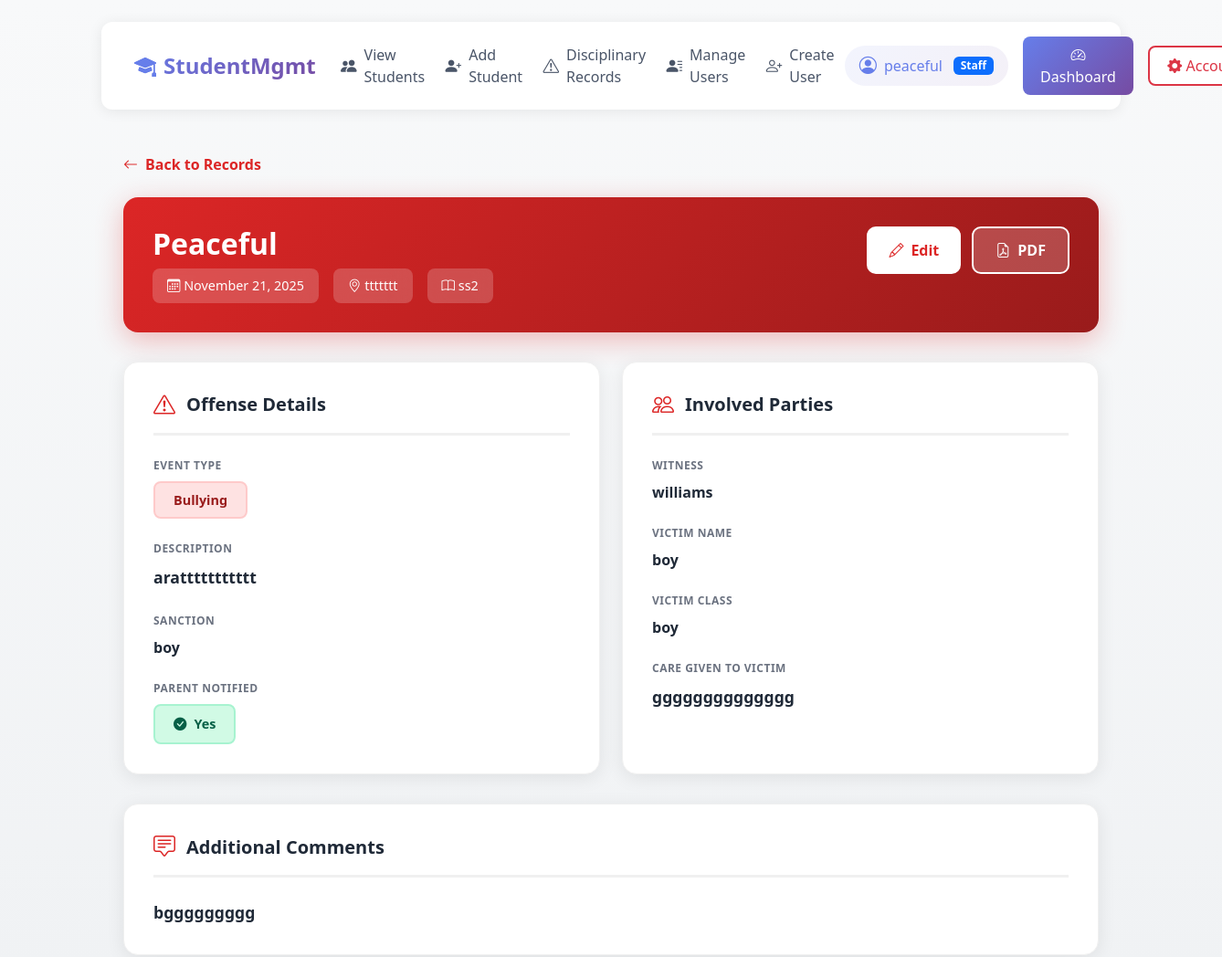
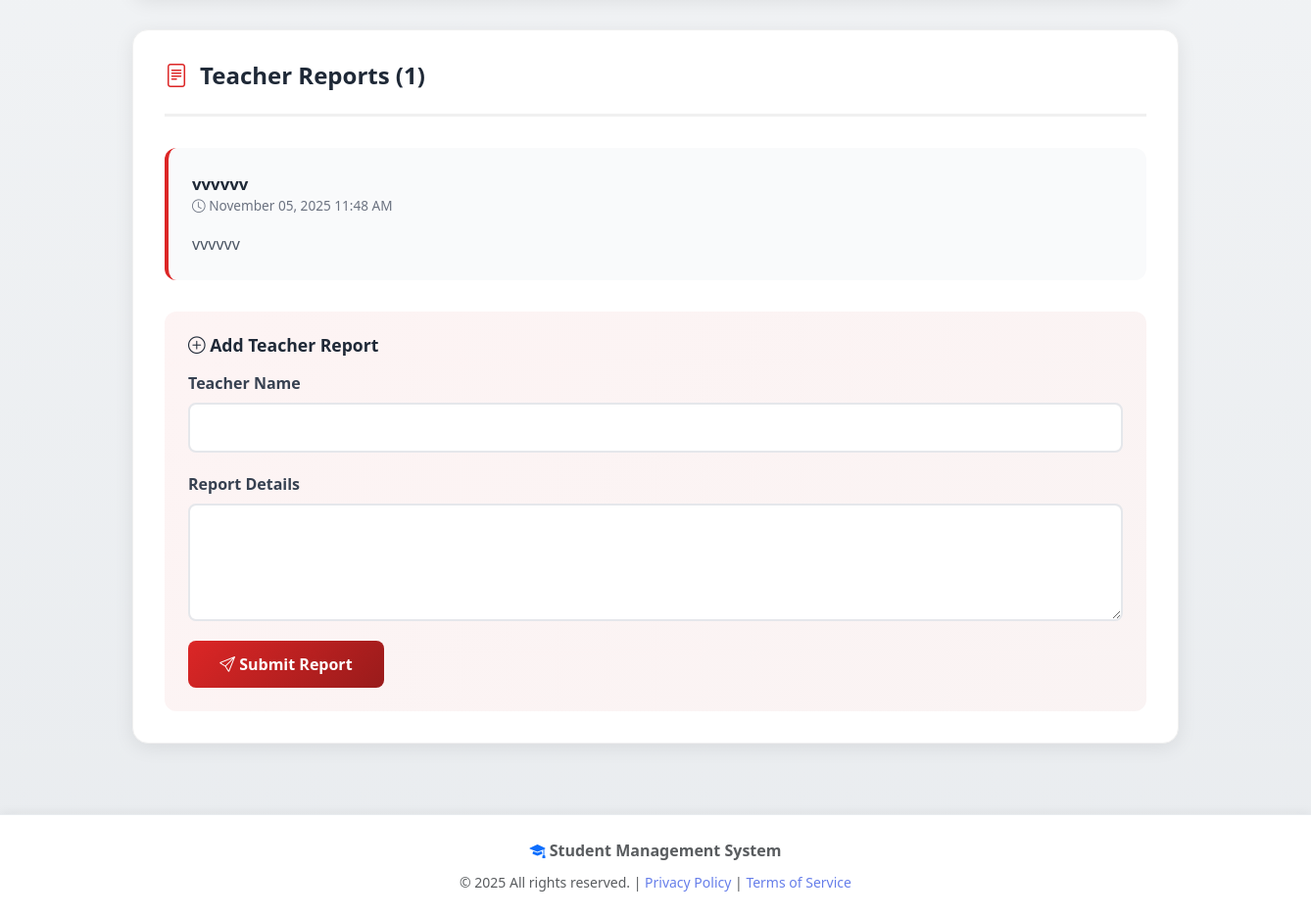
Page /committee/1/ (signed in) on the committed database (2 pictures, top to bottom).
### committee/models.py (models this page shows, shortened)
class StudentOffense(models.Model):
    EVENT_CHOICES = [
        ("Discipline", "Discipline"),
        ("Bullying", "Bullying"),
        ("Incident", "Incident"),
        ("Accident", "Accident"),
    ]
    student = models.ForeignKey(
        Student,
        on_delete=models.CASCADE,
        related_name="committee_offenses",
        null=True,
        blank=True,
    )
    student_name = models.CharField(max_length=255)
    student_class = models.CharField(max_length=50)
    offense_description = models.TextField()
    offense_date = models.DateField()
    witness_name = models.CharField(max_length=255)
    victim_name = models.CharField(max_length=255)
    victim_class = models.CharField(max_length=50, blank=True, null=True)
    care_given_to_victim = models.TextField()
    location = models.CharField(max_length=255)
    event_type = models.CharField(max_length=50, choices=EVENT_CHOICES)
    sanction = models.CharField(max_length=255)
    parent_notified = models.BooleanField(default=False)
    other_comments = models.TextField(blank=True, null=True)

class TeacherReport(models.Model):
    teacher_name = models.CharField(max_length=255)
    offense = models.ForeignKey(
        StudentOffense, on_delete=models.CASCADE, related_name="reports"
    )
    report_date = models.DateTimeField(auto_now_add=True)
    report_details = models.TextField()

### committee/views.py (the view)
# urls.py: path("<int:offense_id>/", views.offense_detail, name="offense_detail"),
@login_required
def offense_detail(request, offense_id):
    offense = get_object_or_404(StudentOffense, id=offense_id)
    reports = offense.reports.all()
    if request.method == "POST":
        report_form = TeacherReportForm(request.POST)
        if report_form.is_valid():
            report = report_form.save(commit=False)
            report.offense = offense
            report.save()
            messages.success(request, "Teacher report added successfully!")
            return redirect("committee:offense_detail", offense_id=offense.id)
    else:
        report_form = TeacherReportForm()
    context = {"offense": offense, "reports": reports, "report_form": report_form}
    return render(request, "committee/offense_detail.html", context)

### committee/forms.py
class TeacherReportForm(forms.ModelForm):
    class Meta:
        model = TeacherReport
        fields = ["teacher_name", "report_details"]
        widgets = {
            "report_details": forms.Textarea(attrs={"rows": 4}),
        }

### committee/templates/committee/offense_detail.html (shortened to what this page needs)
{% extends 'records/base.html' %}
{% load static %}
{% block content %}
<div class="detail-container">
    <a href="{% url 'committee:offense_list' %}" class="back-button">
        <i class="bi bi-arrow-left"></i> Back to Records
    </a>
    <div class="detail-header">
        <div class="header-content">
            <div class="header-info">
                <h1>{{ offense.student_name }}</h1>
                <div class="header-meta">
                    <span class="meta-item">
                        <i class="bi bi-calendar3"></i>
                        {{ offense.offense_date|date:"F d, Y" }}
                    </span>
                    <span class="meta-item">
                        <i class="bi bi-geo-alt"></i>
                        {{ offense.location }}
                    </span>
                    <span class="meta-item">
                        <i class="bi bi-book"></i>
                        {{ offense.student_class }}
                    </span>
                </div>
            </div>
            <div class="header-actions">
                <a href="{% url 'committee:offense_update' offense.id %}" class="btn-header btn-edit-header">
                    <i class="bi bi-pencil"></i> Edit
                </a>
                <a href="{% url 'committee:offense_pdf' offense.id %}" class="btn-header btn-pdf">
                    <i class="bi bi-file-earmark-pdf"></i> PDF
                </a>
            </div>
        </div>
    </div>
    <div class="details-grid">
        <div class="detail-card">
            <h3 class="card-title">
                <i class="bi bi-exclamation-triangle"></i>
                Offense Details
            </h3>
            <div class="info-row">
                <div class="info-label">Event Type</div>
                <div class="info-value">
                    <span class="event-badge event-{{ offense.event_type|lower }}">
                        {{ offense.event_type }}
                    </span>
                </div>
            </div>
            <div class="info-row">
                <div class="info-label">Description</div>
                <div class="info-value info-value-large">{{ offense.offense_description }}</div>
            </div>
            <div class="info-row">
                <div class="info-label">Sanction</div>
                <div class="info-value">{{ offense.sanction }}</div>
            </div>
            <div class="info-row">
                <div class="info-label">Parent Notified</div>
                <div class="info-value">
                    {% if offense.parent_notified %}
                    <span class="status-badge status-yes">
                        <i class="bi bi-check-circle-fill"></i> Yes
                    </span>
                    {% else %}
                    <span class="status-badge status-no">
                        <i class="bi bi-x-circle-fill"></i> No
                    </span>
                    {% endif %}
                </div>
            </div>
        </div>
        <div class="detail-card">
            <h3 class="card-title">
                <i class="bi bi-people"></i>
                Involved Parties
            </h3>
            <div class="info-row">
                <div class="info-label">Witness</div>
                <div class="info-value">{{ offense.witness_name }}</div>
            </div>
            <div class="info-row">
                <div class="info-label">Victim Name</div>
                <div class="info-value">{{ offense.victim_name }}</div>
            </div>
            {% if offense.victim_class %}
            <div class="info-row">
                <div class="info-label">Victim Class</div>
                <div class="info-value">{{ offense.victim_class }}</div>
            </div>
            {% endif %}
            <div class="info-row">
                <div class="info-label">Care Given to Victim</div>
                <div class="info-value info-value-large">{{ offense.care_given_to_victim }}</div>
            </div>
        </div>
    </div>
    {% if offense.other_comments %}
    <div class="detail-card" style="margin-bottom: 2rem;">
        <h3 class="card-title">
            <i class="bi bi-chat-square-text"></i>
            Additional Comments
        </h3>
        <div class="info-value info-value-large">{{ offense.other_comments }}</div>
    </div>
    {% endif %}
    <div class="reports-section">
        <div class="section-header">
            <h3 class="section-title">
                <i class="bi bi-file-text"></i>
                Teacher Reports ({{ reports|length }})
            </h3>
        </div>
        {% if reports %}
        {% for report in reports %}
        <div class="report-card">
            <div class="report-header">
                <div>
                    <div class="report-teacher">{{ report.teacher_name }}</div>
                    <div class="report-date">
                        <i class="bi bi-clock"></i>
                        {{ report.report_date|date:"F d, Y g:i A" }}
                    </div>
                </div>
            </div>
            <div class="report-content">{{ report.report_details }}</div>
        </div>
        {% endfor %}
        {% else %}
        <div class="empty-reports">
            <i class="bi bi-inbox"></i>
            <p>No teacher reports have been added yet.</p>
        </div>
        {% endif %}
        <div class="form-section">
            <h3><i class="bi bi-plus-circle"></i> Add Teacher Report</h3>
            <form method="post">
                <div class="form-group">
                    <label class="form-label">Teacher Name</label>
                    {{ report_form.teacher_name }}
                </div>
                <div class="form-group">
                    <label class="form-label">Report Details</label>
                    {{ report_form.report_details }}
                </div>
                <button type="submit" class="btn-submit">
                    <i class="bi bi-send"></i>
                    Submit Report
                </button>
            </form>
        </div>
    </div>
</div>
{% endblock %}

### records/templates/records/base.html (shortened to what this page needs)
<!DOCTYPE html>
<html lang="en">
{% load static %}
<head>
    <link rel="stylesheet" href="https://cdn.jsdelivr.net/npm/bootstrap@5.3.0/dist/css/bootstrap.min.css">
    <link rel="stylesheet" href="https://cdn.jsdelivr.net/npm/bootstrap-icons@1.11.0/font/bootstrap-icons.css">
</head>
<body>
    <div class="container mt-4 mb-5">
        <nav class="navbar navbar-expand-lg navbar-light navbar-custom mb-4">
            <div class="container-fluid">
                <a class="navbar-brand" href="/">
                    <i class="bi bi-mortarboard-fill"></i>
                    StudentMgmt
                </a>
                <div class="collapse navbar-collapse" id="navbarContent">
                    <ul class="navbar-nav me-auto mb-2 mb-lg-0">
                        {% if request.user.is_authenticated %}
                            <li class="nav-item">
                                <a class="nav-link" href="{% url 'records:student_list' %}">
                                    <i class="bi bi-people-fill"></i> View Students
                                </a>
                            </li>
                            <li class="nav-item">
                                <a class="nav-link" href="{% url 'records:student_create' %}">
                                    <i class="bi bi-person-plus-fill"></i> Add Student
                                </a>
                            </li>
                            <li class="nav-item">
                            <a href="{% url 'committee:offense_list' %}" class="nav-link">
                                <i class="bi bi-exclamation-triangle"></i> Disciplinary Records
                            </a>
                        </li>
                            {% if request.user.is_superuser %}
                            <li class="nav-item">
                                <a class="nav-link" href="{% url 'accounts:user_list' %}">
                                    <i class="bi bi-person-lines-fill"></i> Manage Users
                                </a>
                            </li>
                            <li class="nav-item">
                                <a class="nav-link" href="{% url 'accounts:user_create' %}">
                                    <i class="bi bi-person-plus"></i> Create User
                                </a>
                            </li>
                            {% endif %}
                        {% endif %}
                    </ul>
                    <div class="ms-auto user-info">
                        {% if request.user.is_authenticated %}
                        <div class="user-badge">
                            <i class="bi bi-person-circle"></i>
                            <span>{{ request.user.get_full_name|default:request.user.username }}</span>
                            {% if request.user.is_staff %}
                            <span class="badge bg-primary ms-1">Staff</span>
                            {% endif %}
                        </div>
                        {% if request.user.is_staff %}
                        <a class="btn btn-custom btn-dashboard" href="{% url 'records:admin_dashboard' %}">
                            <i class="bi bi-speedometer2"></i> Dashboard
                        </a>
                        {% endif %}
                        <div class="dropdown">
                            <button class="btn btn-custom btn-logout dropdown-toggle" type="button" id="userDropdown"
                                data-bs-toggle="dropdown" aria-expanded="false">
                                <i class="bi bi-gear-fill"></i> Account
                            </button>
                        </div>
                        {% else %}
                        <a class="btn btn-custom btn-login" href="{% url 'accounts:login' %}">
                            <i class="bi bi-box-arrow-in-right"></i> Login
                        </a>
                        {% endif %}
                    </div>
                </div>
            </div>
        </nav>
        <div class="content-wrapper">
            {% block content %}{% endblock %}
        </div>
    </div>
    <footer class="mt-auto py-4">
        <div class="container text-center text-muted">
            <p class="mb-2">
                <i class="bi bi-mortarboard-fill text-primary"></i>
                <strong>Student Management System</strong>
            </p>
            <p class="mb-0">
                <small>&copy; {% now "Y" %} All rights reserved. |
                    <a href="#" class="text-decoration-none">Privacy Policy</a> |
                    <a href="#" class="text-decoration-none">Terms of Service</a>
                </small>
            </p>
        </div>
    </footer>
</body>
</html>

### records/templates/records/base.html (style rules this page uses)
:root { --primary-gradient: linear-gradient(135deg, #667eea 0%, #764ba2 100%); --primary-color: #667eea; --secondary-color: #764ba2; }
body { background: linear-gradient(to bottom, #f8f9fa 0%, #e9ecef 100%); min-height: 100vh; font-family: 'Segoe UI', Tahoma, Geneva, Verdana, sans-serif; }
.navbar-custom { background: white !important; box-shadow: 0 2px 15px rgba(0, 0, 0, 0.08); border-radius: 12px; padding: 1rem 1.5rem; }
.navbar-brand { font-weight: 700; font-size: 1.5rem; background: var(--primary-gradient); -webkit-background-clip: text; -webkit-text-fill-color: transparent; background-clip: text; display: flex; align-items: center; gap: 0.5rem; }
.navbar-brand i { -webkit-text-fill-color: #667eea; }
.user-info { display: flex; align-items: center; gap: 1rem; }
.user-badge { background: linear-gradient(135deg, #667eea15 0%, #764ba215 100%); padding: 0.5rem 1rem; border-radius: 50px; font-weight: 500; color: var(--primary-color); display: flex; align-items: center; gap: 0.5rem; }
.user-badge i { font-size: 1.2rem; }
.btn-custom { border-radius: 8px; padding: 0.5rem 1.2rem; font-weight: 500; transition: all 0.3s ease; border: 2px solid transparent; }
.btn-dashboard { background: var(--primary-gradient); color: white; border: none; }
.btn-logout { background: white; color: #dc3545; border: 2px solid #dc3545; }
.content-wrapper { animation: fadeIn 0.5s ease-in; }
.navbar-nav .nav-link { color: #4a5568; padding: 0.5rem 1rem; margin: 0 0.2rem; border-radius: 8px; transition: all 0.3s ease; font-weight: 500; display: flex; align-items: center; gap: 0.5rem; }
.navbar-nav .nav-link i { font-size: 1.1rem; }
footer { margin-top: 5rem; background: white; border-top: 1px solid #e9ecef; box-shadow: 0 -2px 10px rgba(0, 0, 0, 0.05); }
footer a { color: var(--primary-color); transition: all 0.3s ease; }

### rows in the picture
StudentOffense: student_name "Peaceful", offense_date "November 21, 2025", location "ttttttt", student_class "ss2", event_type "Bullying", offense_description "arattttttttttt", sanction "boy", witness_name "williams", victim_name "boy", victim_class "boy", care_given_to_victim "gggggggggggggg", other_comments "bggggggggg"
TeacherReport: teacher_name "vvvvvv", report_date "November 05, 2025 11:48 AM", report_details "vvvvvv"

### other values in the picture
{{ request.user.get_full_name|default:request.user.username }} "peaceful"
{{ reports|length }} "1"
